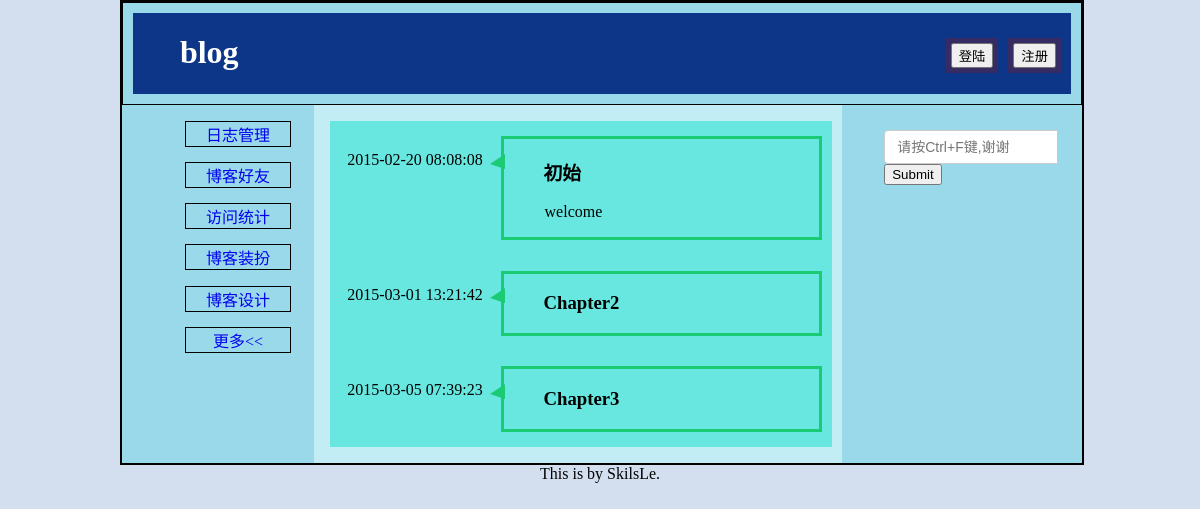
Before: / with the older database file.
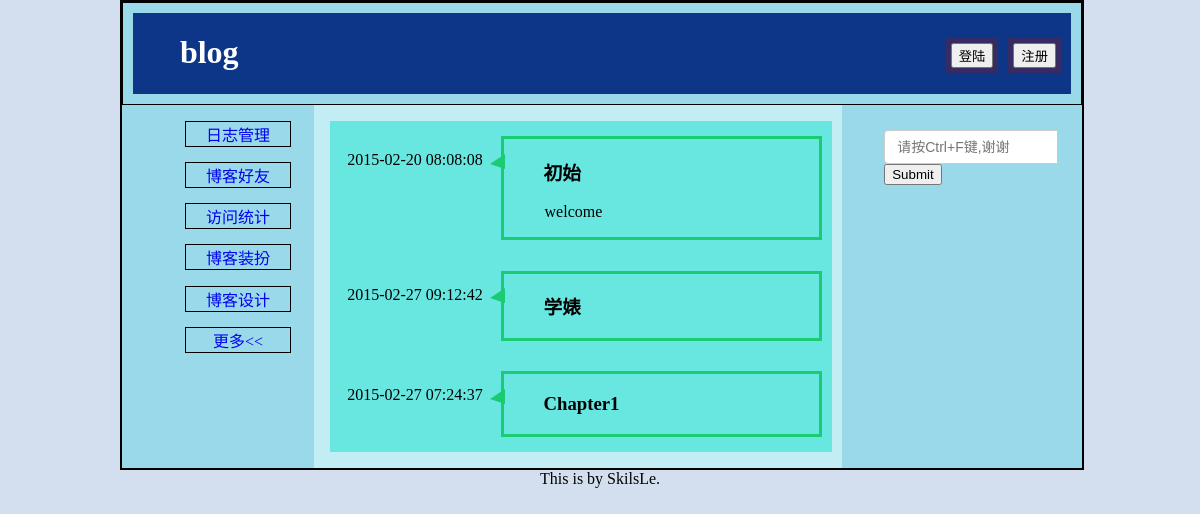
After: the same page with the newer database file.
### tables this page shows
CREATE TABLE IF NOT EXISTS `blog_content` (
  `user_id` int(11) NOT NULL,
  `user_name` varchar(10) NOT NULL,
`content_id` int(11) NOT NULL,
  `content_title` varchar(225) NOT NULL,
  `type` varchar(32) NOT NULL,
  `content` text NOT NULL,
  `time` timestamp NOT NULL DEFAULT CURRENT_TIMESTAMP ON UPDATE CURRENT_TIMESTAMP
);

### index.php (the view, shortened to what this page needs)
<!doctype html>
<html lang="en">
<head>
	<link rel="stylesheet" href="css/index_style.css">
	<link rel="stylesheet" href="css/timeline.css">
</head>
<body>
<div id="main">
	<div id="header_out">
		<div id="header">
			<div id="header_left">
				<h1>blog</h1>
			</div>
			<div id="header_right">
				<li><button type="submit" href="#" id="zhuce">注册</button></li>
				<li><button type="submit" href="#" id="denglu">登陆</button></li>
			</div>
		</div>
	</div>
	<div id="body">
		<div id="body_left">
			<ul>
				<li><a href="#">日志管理</a></li>
				<li><a href="#">博客好友</a></li>
				<li><a href="#">访问统计</a></li>
				<li><a href="#">博客装扮</a></li>
				<li><a href="#">博客设计</a></li>
				<li><a href="#">更多<<</a></li>
			</ul>
		</div>
				<div class="body_right" style="display:block;">
			<div class="container">
				<ul id="timeline" class="timeline">
												<li class="active">
						<div class="thumb">
							<span>2015-02-20 08:08:08</span>
						</div>
						<s class="check">
						</s>
						<div class="timeline_content">
							<h3>初始</h3>
							<p id="p" style="display:block;">welcome</p>
						</div>
					</li>
					<?php
					include"php/connect.php";
					$result = $db->query("SELECT * FROM `blog_content`");
					foreach ($result as $value) {
						$content=$value['content'];
							echo <<<STR
							<li class="active">
						<div class="thumb">
							<span>{$value['time']}</span>
						</div>
						<s class="check">
						</s>
						<div class="timeline_content">
							<b></b>
							<h3>{$value['content_title']}</h3>
STR;
					print("<p id='p'> ".substr($content,0,80)."<a href='php/content1.php?content_id=".$value['content_id']."&expert_id=&page_t=1'>全文<<</a></p>
						</div>
					</li>");
					}
					 ?>
				</ul>
			</div>
		</div>
		<div id="search">
			<input type="text" class="form-control" placeholder="请按Ctrl+F键,谢谢">
		    <button type="submit" class="btn btn-default">Submit</button>
		</div>
	</div>
</div>
	<div id="footer">
		This is by SkilsLe.
	</div>
</body>
</html>

### css/index_style.css (style rules this page uses)
body { margin: 0; padding: 0; background: #d3dfee; }
h1 { color: #fff; }
li { list-style: none; }
a { text-decoration: none; }
#main { width: 80%; background: #99d9ea; margin-left: 10%; border: 2px solid #000; }
#header_out { border: 1px solid #000; }
#header { margin: 10px; background: #0d3689; height: 80.875px; }
#header_left { width: 40%; float: left; margin-left: 5%; }
#header_right { float: right; }
#header_right li { list-style: none; float: right; margin-right: 10px; margin-top: 25px; background: #372b63; padding: 5px; text-align: center; }
#body { overflow: auto; }
#search { float: right; margin: 25px; width: 18%; overflow: hidden; }
#body_left { float: left; width: 20%; }
#body_left li { margin: 10% 15%; list-style: none; margin-top: 5px; text-align: center; border: 1px solid; }
.body_right { float: left; width: 55%; overflow: auto; }
.form-control { display: block; width: 100%; padding: 6px 12px; font-size: 14px; line-height: 1.42857143; color: #555; border: 1px solid #ccc; border-radius: 4px; }
#footer { margin-left: 45%; }

### css/timeline.css (style rules this page uses)
#timeline li { background: #68e7e0; margin-right: 2%; overflow: auto; margin-bottom: 0; margin-left: -5%; }
.container { background: #c2edf4; overflow: auto; }
.thumb { float: left; padding: 6% 3.5% 3.5% 3.5%; }
.check { float: left; width: 0px; height: 0px; margin: 6.5% 0% 3.5% -14px; border-top: 10px solid transparent; border-bottom: 5px solid transparent; border-right: 15px solid rgb(26, 203, 116); border-left: 4px solid transparent; }
.timeline_content { margin: 3% 2% 3% 34%; border: 3px solid rgb(26, 203, 116); }
.timeline_content h3 { margin-left: 40px; }
.timeline_content p { display: none; padding-left: 13%; }

Changed rows visible on the page:
removed blog_content: time "2015-03-01 13:21:42", content_title "Chapter2"
removed blog_content: time "2015-03-05 07:39:23", content_title "Chapter3"
added blog_content: time "2015-02-27 09:12:42", content_title "学婊"
added blog_content: time "2015-02-27 07:24:37", content_title "Chapter1"
